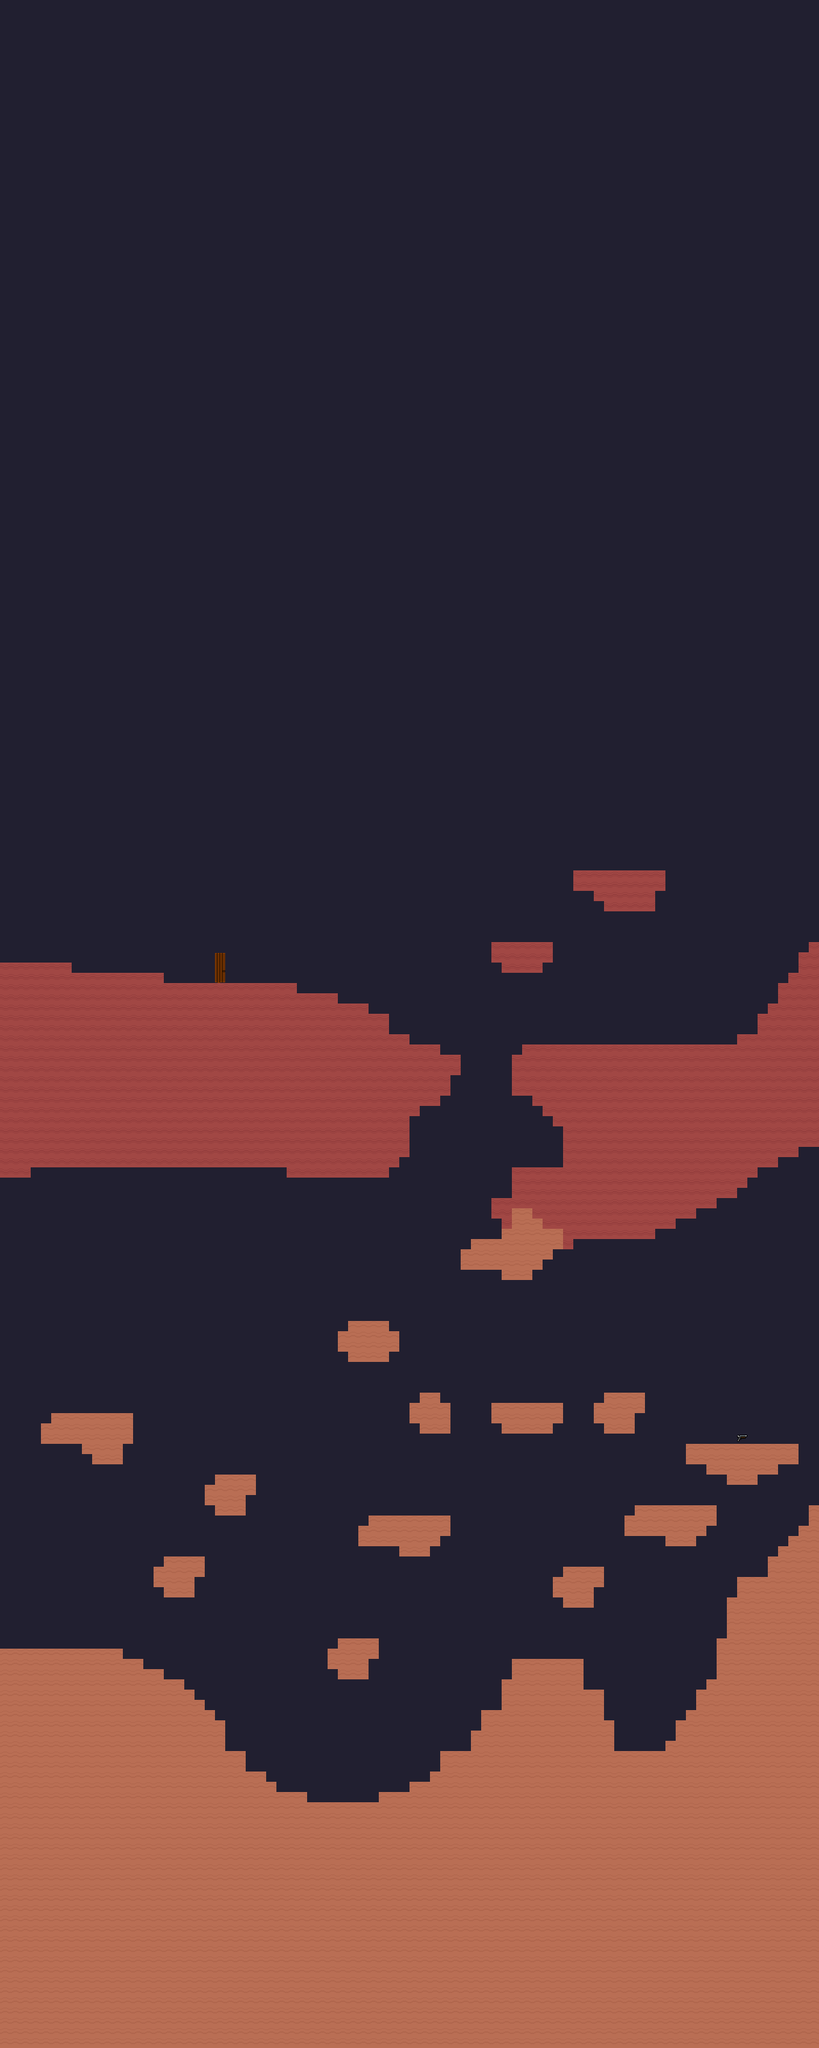

A level layout from a 2D game, rendered from its tile map. Below: a short description, then the map file with tile-grid data replaced by summaries:
An orthogonal 80x200 tile map with 16x16 px tiles, 2 tile layers (Background, Platforms).

<map version="1.9" tiledversion="1.9.2" orientation="orthogonal" renderorder="right-down" width="80" height="200" tilewidth="16" tileheight="16" infinite="0" nextlayerid="3" nextobjectid="1">
 <editorsettings>
  <export target="map.csv" format="csv" />
 </editorsettings>
 <tileset firstgid="1" source="terrain.tsx" />
 <layer id="2" name="Background" width="80" height="200">
  <data>[16000 cells, 16000 non-empty, 1 distinct tile ids]</data>
 </layer>
 <layer id="1" name="Platforms" width="80" height="200">
  <data>[16000 cells, 4329 non-empty, 7 distinct tile ids]</data>
 </layer>
</map>
